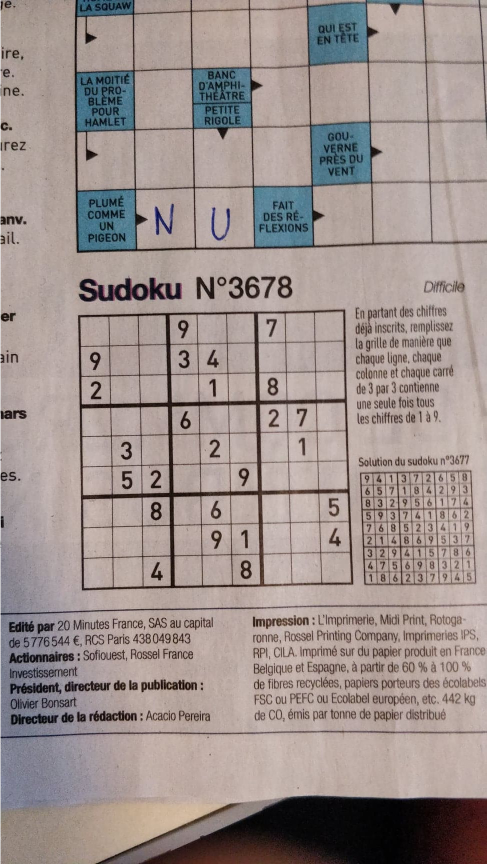
#> input picture images_test/sudoku2.jpg, 973 x 1728 px, found by its file name (shown at 1/2 size)
$ python fonctions.py
#> lines starting #> are read from the running program, lines starting #| are printed output that depends on the picture
import cv2
import os
from time import time


# [9 lines left out: function timer_decorator, not called in this run]


# @timer_decorator
def my_resize(image, width=None, height=None, inter=cv2.INTER_LINEAR):  # INTER_AREA
    # initialize the dimensions of the image to be resized and
    # grab the image size
    dim = None
    (h, w) = image.shape[:2]

    # if both the width and height are None, then return the
    # original image
    if width is None and height is None:
        return image

    # check to see if the width is None
    if width is None:
        # calculate the ratio of the height and construct the
        # dimensions
        r = height / float(h)
        dim = (int(w * r), height)

    # otherwise, the height is None
    else:
        if height is None:
            # calculate the ratio of the width and construct the
            # dimensions
            r = width / float(w)
            dim = (width, int(h * r))
        else:
            if w < h:
                r = width / float(w)
                dim = (width, int(h * r))
            else:
                r = height / float(h)
                dim = (int(w * r), height)
    # resize the image
    resized = cv2.resize(image, dim, interpolation=inter)

    # return the resized image
    return resized


width_target = 640


# [28 lines left out: functions get_video_save_size, create_gif, not called in this run]


if __name__ == '__main__':
    # video_path_ = "/home/remi/PycharmProjects/sudoku-solver/videos_result/out_process_0.mp4"
    # o_folder_ = "/home/remi/PycharmProjects/sudoku-solver/videos_result/"
    # create_gif(video_path_, o_folder_, width=480)
    im = cv2.imread("images_test/sudoku2.jpg")
#> im is the input picture: shape (1728, 973, 3); mean B, G, R 141.7, 145.1, 157.3
    my_resize(im, height=900)
#> in my_resize, `resized = cv2.resize(image, dim, interpolation=inter)`:
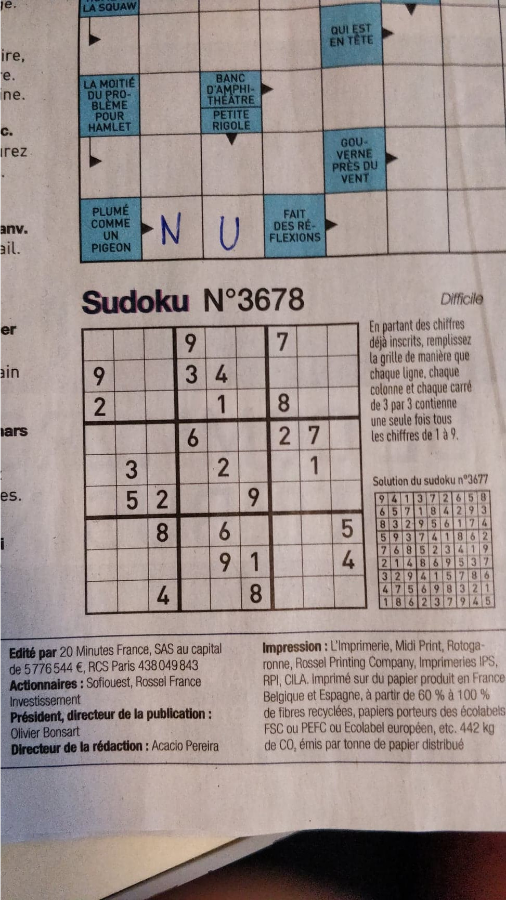
#> resized: shape (900, 506, 3); mean B, G, R 141.6, 145, 157.2
    my_resize(im, height=900, inter=cv2.INTER_AREA)

$ run again, with images_test/001.jpg copied over images_test/sudoku2.jpg
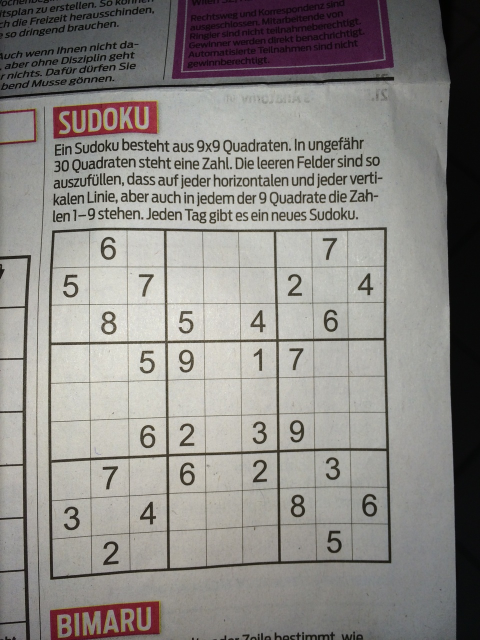
#> input picture images_test/001.jpg, 960 x 1280 px, found by its file name (shown at 1/2 size)
#> im is the input picture: shape (1280, 960, 3); mean B, G, R 132.4, 135.8, 138.9
#> in my_resize, `resized = cv2.resize(image, dim, interpolation=inter)`:
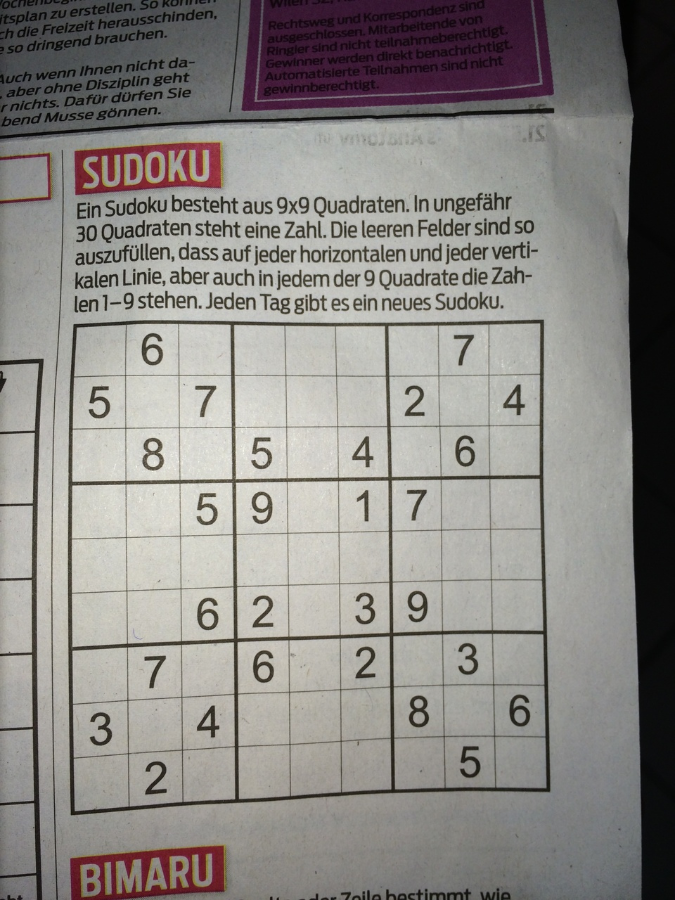
#> resized: shape (900, 675, 3); mean B, G, R 132.2, 135.7, 138.8

$ run again, with images_test/002.jpg copied over images_test/sudoku2.jpg
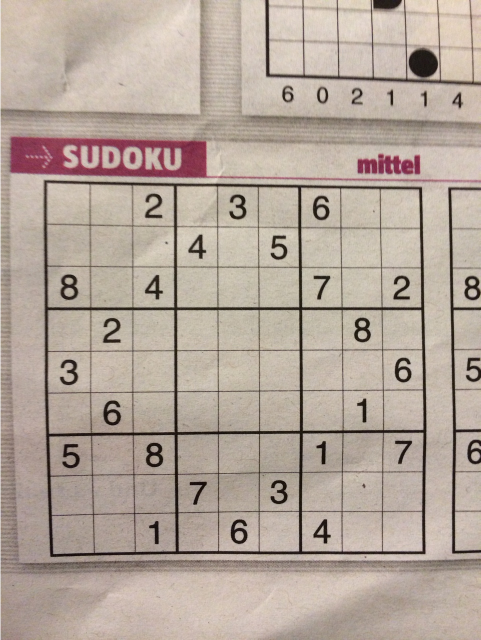
#> input picture images_test/002.jpg, 961 x 1280 px, found by its file name (shown at 1/2 size)
#> im is the input picture: shape (1280, 961, 3); mean B, G, R 155.1, 166.1, 180.1
#> in my_resize, `resized = cv2.resize(image, dim, interpolation=inter)`:
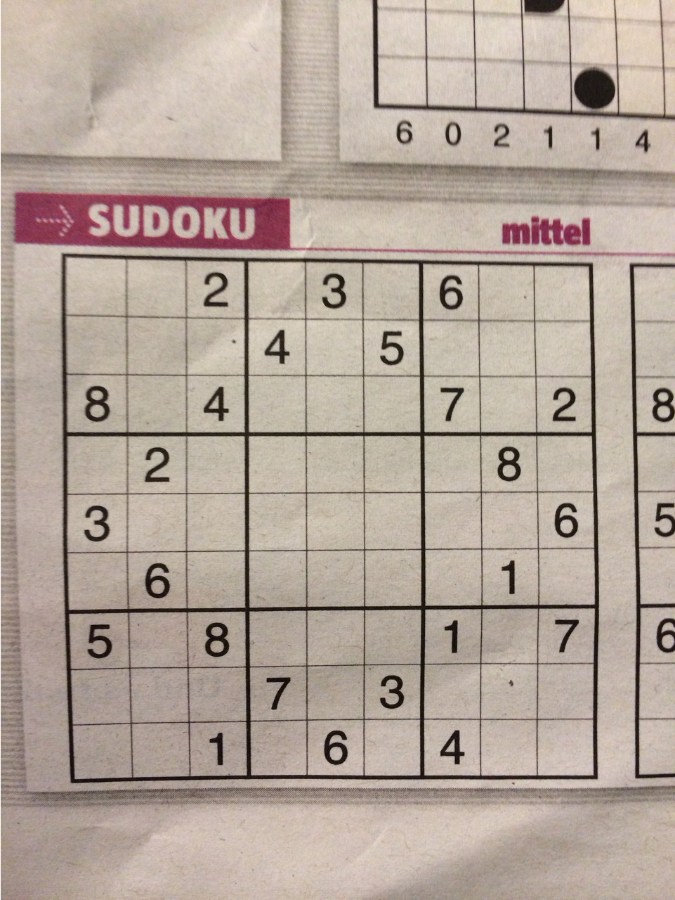
#> resized: shape (900, 675, 3); mean B, G, R 155, 166, 180
